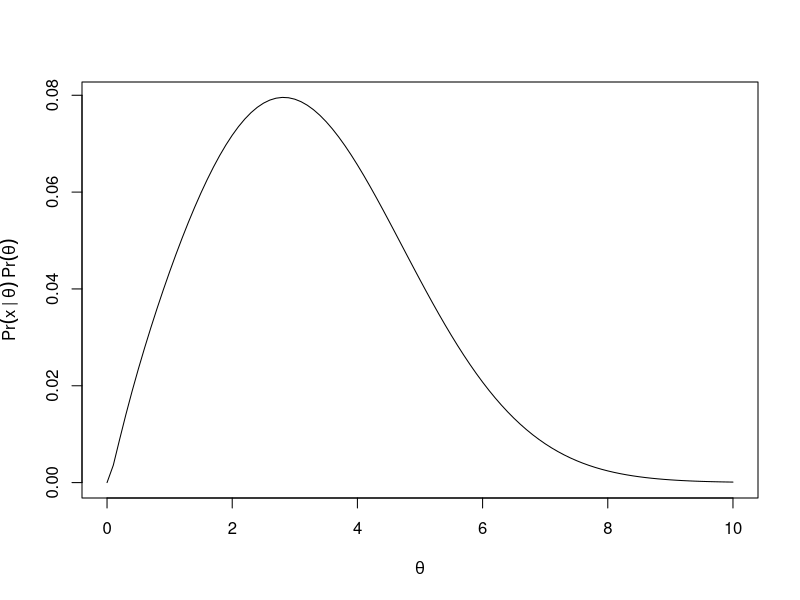
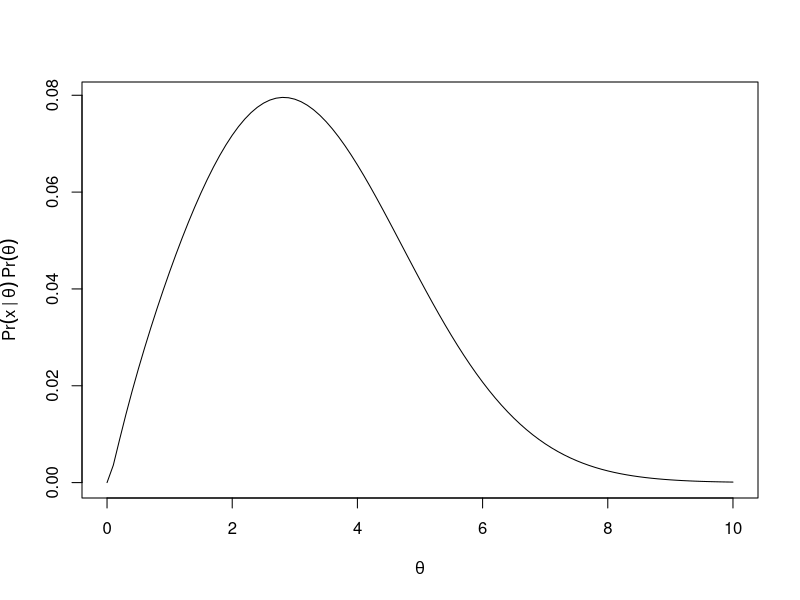
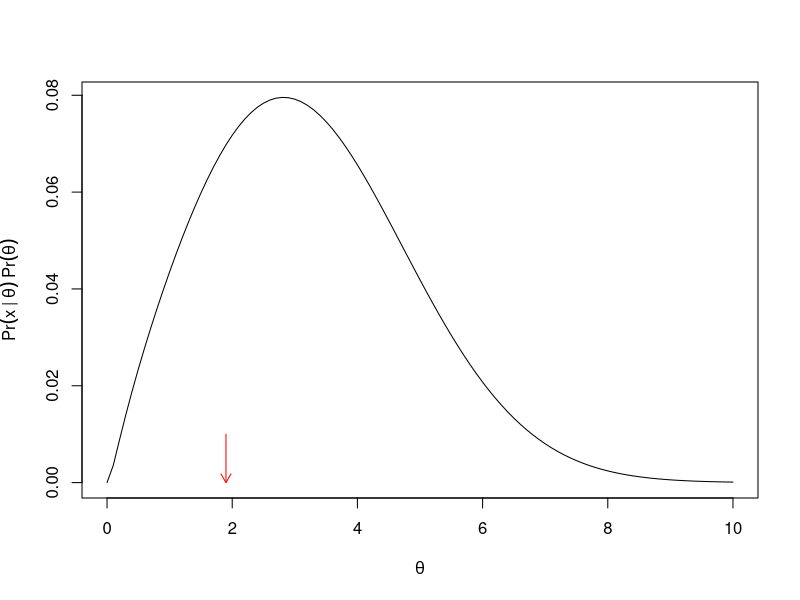
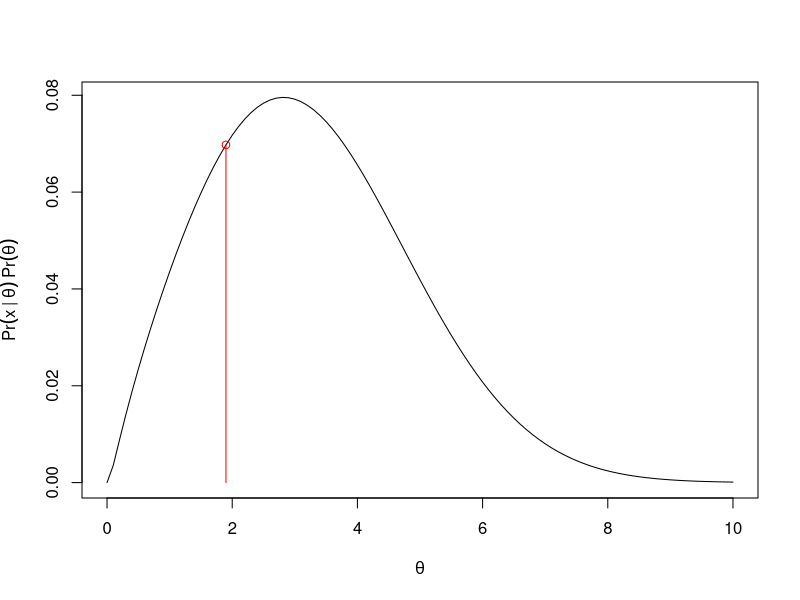
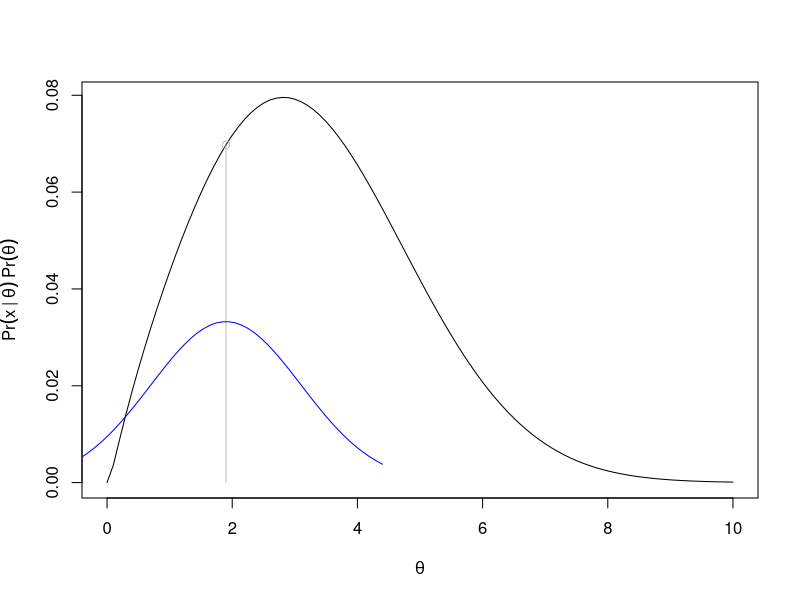
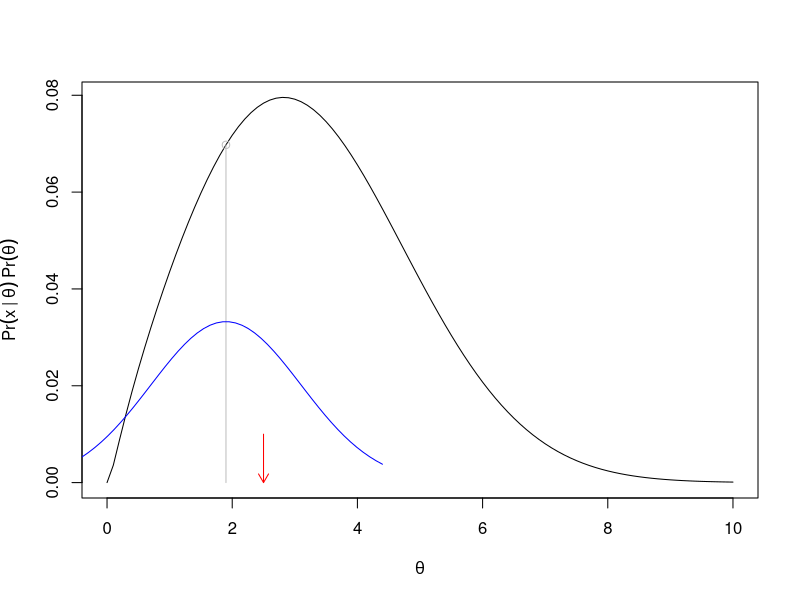
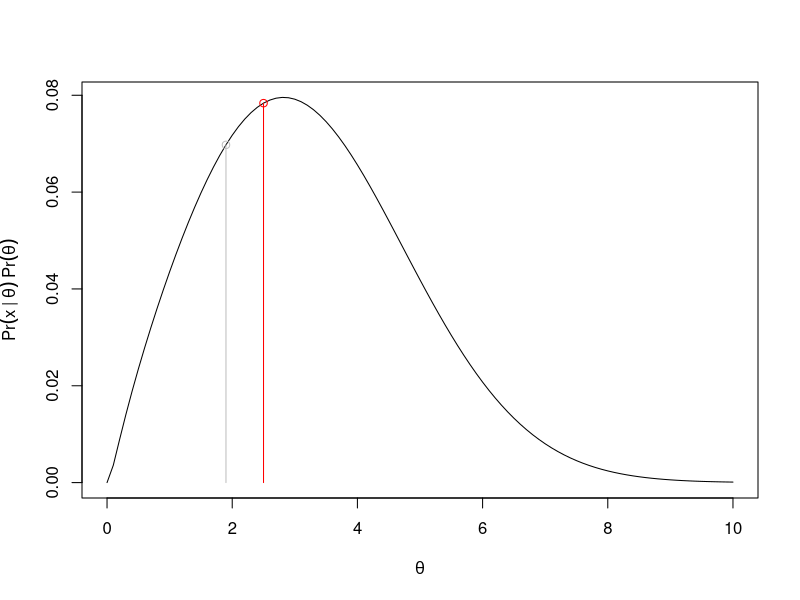
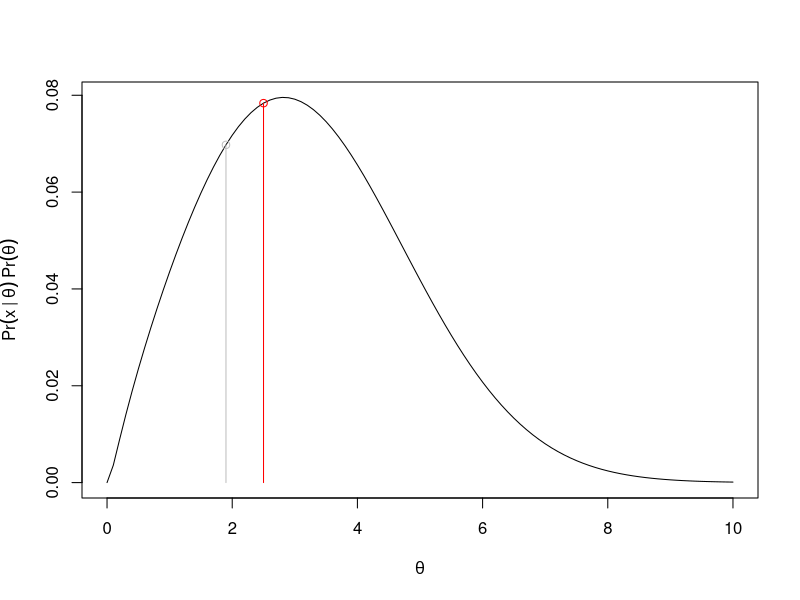

Source code (R) for these figures, in order:
## ---- chunk 1
#| include: false

# library(rethinking)
## ---- chunk 2
posterior <- function(x){
  10*dlnorm(x, meanlog=3, sdlog=1.5)*dnorm(x,mean=3, sd=2)
}
proposal <- function(x){
  dnorm(x, 0,1.2)/20
}
## ---- chunk 3
curve(posterior, 
      from=0, to=10, 
      xlab=expression(theta), 
      ylab=expression(Pr(x~"|"~theta)~Pr(theta)))
## ---- chunk 4
curve(posterior, 
      from=0, to=10, 
      xlab=expression(theta), 
      ylab=expression(Pr(x~"|"~theta)~Pr(theta)))
## ---- chunk 5
curve(posterior, 
      from=0, to=10, 
      xlab=expression(theta), 
      ylab=expression(Pr(x~"|"~theta)~Pr(theta)))
arrows(x0=1.9, y0=0, y1=0.01, length=1/10, col="red", code = 1)
## ---- chunk 6
curve(posterior, 
      from=0, to=10, 
      xlab=expression(theta), 
      ylab=expression(Pr(x~"|"~theta)~Pr(theta)))
segments(x0=1.9, y0=0, y1=posterior(1.9), col="red")
points(x=1.9, y=posterior(1.9), col="red")
## ---- chunk 7
curve(posterior, 
      from=0, to=10, 
      xlab=expression(theta), 
      ylab=expression(Pr(x~"|"~theta)~Pr(theta)))
segments(x0=1.9, y0=0, y1=posterior(1.9), col="grey")
points(x=1.9, y=posterior(1.9), col="grey")
xs <- seq(-2.5,2.5, length.out=50)
points(x=xs+1.9, 
       y=2*proposal(xs), 
       type="l", col="blue")
## ---- chunk 8
curve(posterior, 
      from=0, to=10, 
      xlab=expression(theta), 
      ylab=expression(Pr(x~"|"~theta)~Pr(theta)))
segments(x0=1.9, y0=0, y1=posterior(1.9), col="grey")
points(x=1.9, y=posterior(1.9), col="grey")
xs <- seq(-2.5,2.5, length.out=50)
points(x=xs+1.9, 
       y=2*proposal(xs), 
       type="l", col="blue")
arrows(x0=2.5, y0=0, y1=0.01, length=1/10, col="red", code = 1)
## ---- chunk 9
curve(posterior, 
      from=0, to=10, 
      xlab=expression(theta), 
      ylab=expression(Pr(x~"|"~theta)~Pr(theta)))
segments(x0=1.9, y0=0, y1=posterior(1.9), col="grey")
points(x=1.9, y=posterior(1.9), col="grey")
xs <- seq(-2.5,2.5, length.out=50)

segments(x0=2.5, y0=0, y1=posterior(2.5), col="red")
points(x=2.5, y=posterior(2.5), col="red")
## ---- chunk 10
curve(posterior, 
      from=0, to=10, 
      xlab=expression(theta), 
      ylab=expression(Pr(x~"|"~theta)~Pr(theta)))
segments(x0=1.9, y0=0, y1=posterior(1.9), col="grey")
points(x=1.9, y=posterior(1.9), col="grey")
xs <- seq(-2.5,2.5, length.out=50)

segments(x0=2.5, y0=0, y1=posterior(2.5), col="red")
points(x=2.5, y=posterior(2.5), col="red")
## ---- chunk 11
curve(posterior, 
      from=0, to=10, 
      xlab=expression(theta), 
      ylab=expression(Pr(x~"|"~theta)~Pr(theta)))
segments(x0=1.9, y0=0, y1=posterior(1.9), col="grey")
points(x=1.9, y=posterior(1.9), col="grey")
xs <- seq(-2.5,2.5, length.out=50)

segments(x0=2.5, y0=0, y1=posterior(2.5), col="red")
points(x=2.5, y=posterior(2.5), col="red")
## ---- chunk 12
curve(posterior, 
      from=0, to=10, 
      xlab=expression(theta), 
      ylab=expression(Pr(x~"|"~theta)~Pr(theta)))
segments(x0=1.9, y0=0, y1=posterior(1.9), col="grey")
segments(x0=2.5, y0=0, y1=posterior(2.5), col="gray20")
points(x=2.5, y=posterior(2.5), col="gray20")
points(x=xs+2.5, 
       y=2*proposal(xs), 
       type="l", col="blue")

## ---- chunk 13
curve(posterior, 
      from=0, to=10, 
      xlab=expression(theta), 
      ylab=expression(Pr(x~"|"~theta)~Pr(theta)))
segments(x0=1.9, y0=0, y1=posterior(1.9), col="grey")
segments(x0=2.5, y0=0, y1=posterior(2.5), col="gray20")
points(x=2.5, y=posterior(2.5), col="gray20")
points(x=xs+2.5, 
       y=2*proposal(xs), 
       type="l", col="blue")
arrows(x0=4.2, y0=0, y1=0.01, length=1/10, col="red", code = 1)
## ---- chunk 14
curve(posterior, 
      from=0, to=10, 
      xlab=expression(theta), 
      ylab=expression(Pr(x~"|"~theta)~Pr(theta)))
segments(x0=1.9, y0=0, y1=posterior(1.9), col="grey")
segments(x0=2.5, y0=0, y1=posterior(2.5), col="gray20")
points(x=2.5, y=posterior(2.5), col="gray20")
# points(x=xs+2.5, 
#        y=proposal(xs), 
#        type="l", col="blue")
segments(x0=4.2, y0=0, y1=posterior(4.2), col="red")
points(x=4.2, y=posterior(4.2), col = "red")
## ---- chunk 15
curve(posterior, 
      from=0, to=10, 
      xlab=expression(theta), 
      ylab=expression(Pr(x~"|"~theta)~Pr(theta)))
segments(x0=1.9, y0=0, y1=posterior(1.9), col="grey")
segments(x0=2.5, y0=0, y1=posterior(2.5), col="gray20")
points(x=2.5, y=posterior(2.5), col="gray20")
points(x=xs+2.5, 
       y=2*proposal(xs), 
       type="l", col="blue")
arrows(x0=3.1, y0=0, y1=0.01, length=1/10, col="red", code = 1)
## ---- chunk 16
curve(posterior, 
      from=0, to=10, 
      xlab=expression(theta), 
      ylab=expression(Pr(x~"|"~theta)~Pr(theta)))
segments(x0=1.9, y0=0, y1=posterior(1.9), col="grey")
segments(x0=2.5, y0=0, y1=posterior(2.5), col="gray20")
points(x=2.5, y=posterior(2.5), col="gray20")
# points(x=xs+2.5, 
#        y=proposal(xs), 
#        type="l", col="blue")
segments(x0=3.1, y0=0, y1=posterior(3.1), col="red")
points(x=3.1, y=posterior(3.1), col="red")
## ---- chunk 17

theta = c(1.9, 2.5, 2.5, 3.1)
plot(theta, 
     type="b", 
     xlab="step or iteration", 
     ylab=expression(theta), xaxt="n",
     ylim=c(1, 4))
axis(1, at = seq(1, 4, by = 1))
## ---- chunk 18
x <- seq(0, 8, length.out=1000)
theta <- c(theta, sample(x, size=500, prob=posterior(x)))
plot(theta, 
     type="b", 
     xlab="step or iteration", 
     ylab=expression(theta))
## ---- chunk 19
hist(theta, breaks = 50, xlab=expression(theta))
## ---- chunk 20
curve(posterior, 
      from=-1, to=10, 
      xlab=expression(theta), 
      ylab=expression(Pr(x~"|"~theta)~Pr(theta)))
segments(x0=1.9, y0=0, y1=posterior(1.9), col="grey")
segments(x0=2.5, y0=0, y1=posterior(2.5), col="grey")
#points(x=2.5, y=posterior(2.5), col="grey")
segments(x0=3.1, y0=0, y1=posterior(3.1), col="grey")
#points(x=3.1, y=posterior(3.1), col="grey")
segments(x0=1.1, y0=0, y1=posterior(1.1), col="grey20")
points(x=1.1, y=posterior(1.1), col="grey20")
points(x=xs+1.1,
       y=2*proposal(xs),
       type="l", col="blue")
segments(x0=3.1, y0=0, y1=posterior(3.1), col="grey")
arrows(x0=-0.5, y0=0, y1=0.01, length=1/10, col="red", code = 1)

## ---- chunk 21
proposal2 <- function(x, mu){
  dlnorm(x, log(mu), log(2))/20
}
xs <- seq(0, 10, length.out=500)
## ---- chunk 22
curve(posterior, 
      from=0, to=10, 
      xlab=expression(theta), 
      ylab=expression(Pr(x~"|"~theta)~Pr(theta)))
segments(x0=1.9, y0=0, y1=posterior(1.9), col="grey")
segments(x0=2.5, y0=0, y1=posterior(2.5), col="grey")
segments(x0=3.1, y0=0, y1=posterior(3.1), col="grey")
segments(x0=1.1, y0=0, y1=posterior(1.1), col="grey")
points(x=1.1, y=posterior(1.1), col="grey")
points(x=xs,
       y=2*proposal2(xs, 1.1),
       type="l", col="blue")
arrows(x0=0.5, y0=0, y1=0.01, length=1/10, col="red", code = 1)

## ---- chunk 23
u <- runif(1000,0,1) 
v <- runif(1000,0,1) 
theta <- 2 * pi * u 
phi   <- acos(2 * v - 1) 
x <- sin(theta) * cos(phi) 
y <- sin(theta) * sin(phi) 
z <- cos(theta) 
library("lattice") 
cloud(z ~ x + y)
## ---- chunk 24
curve(posterior, 
      from=0, to=10, n=1001,
      xlab=expression(theta), 
      ylab=expression(Pr(x~"|"~theta)~Pr(theta)))
## ---- chunk 25
curve(-log(posterior(x)), 
      from=0, to=10, n=1001,
      xlab=expression(theta), 
      ylab=expression(-log(Pr(x~"|"~theta)~Pr(theta))))
## ---- chunk 26
curve(-log(posterior(x)), 
      from=0, to=10, n=1001,
      xlab=expression(theta), 
      ylab=expression(-log(Pr(x~"|"~theta)~Pr(theta))))
points(0.5, -log(posterior(0.5)) +0.1, pch=16, col = "red") 
## ---- chunk 27
curve(-log(posterior(x)), 
      from=0, to=10, n=1001,
      xlab=expression(theta), 
      ylab=expression(-log(Pr(x~"|"~theta)~Pr(theta))))
points(0.5, -log(posterior(0.5)) +0.1, pch=16, col = "red") 
arrows(x0=0.5, x1=0, y0=-log(posterior(0.5)) +0.1, length=1/10, col="red")
## ---- chunk 28
curve(-log(posterior(x)), 
      from=0, to=10, n=1001,
      xlab=expression(theta), 
      ylab=expression(-log(Pr(x~"|"~theta)~Pr(theta))))
points(0.5, -log(posterior(0.5)) +0.1, pch=16, col = rgb(1,0,0, 0.25)) 
points(0.38, -log(posterior(0.38)) +0.1, pch=16, col = rgb(1,0,0, 0.4)) 
points(0.3, -log(posterior(0.3)) +0.1, pch=16, col = rgb(1,0,0, 0.6)) 
points(0.23, -log(posterior(0.23)) +0.1, pch=16, col = rgb(1,0,0, 0.8))
points(0.18, -log(posterior(0.18)) +0.1, pch=16, col = rgb(1,0,0, 1))

## ---- chunk 29
curve(-log(posterior(x)), 
      from=0, to=10, n=1001,
      xlab=expression(theta), 
      ylab=expression(-log(Pr(x~"|"~theta)~Pr(theta))))
points(c(0.18,0.6,0.85,1.2,1.6,2.2,3.2,3.6,4),
       -log(posterior(c(0.18,0.6,0.85,1.2,1.6,2.2,3.2,3.6,4))) +0.1, pch=16, col = rgb(1,0,0, 2:10/10))
## ---- chunk 30
curve(-log(posterior(x)), 
      from=0, to=10, n=1001,
      xlab=expression(theta), 
      ylab=expression(-log(Pr(x~"|"~theta)~Pr(theta))))
points(c(0.18,0.6,0.85,1.2,1.6,2.2,3.2,3.6,4),
       -log(posterior(c(0.18,0.6,0.85,1.2,1.6,2.2,3.2,3.6,4))) + 0.05*((-1)^(1:9)), pch=16, col = "red", type="b")

